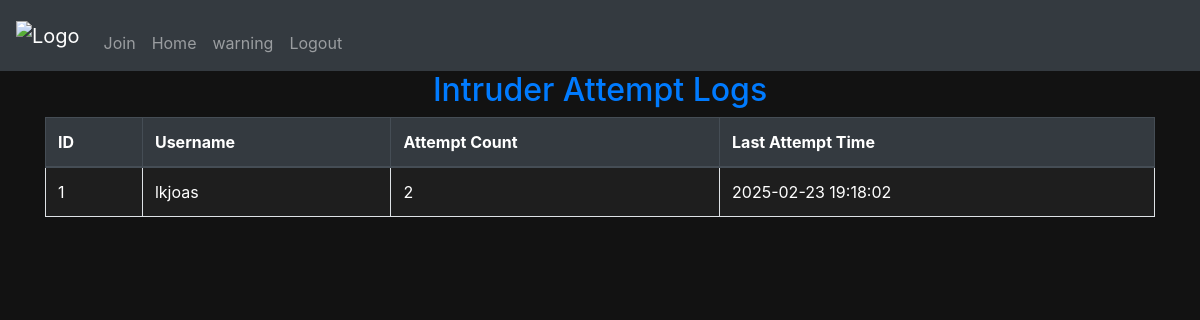
Page /warning.php on the earlier database version.
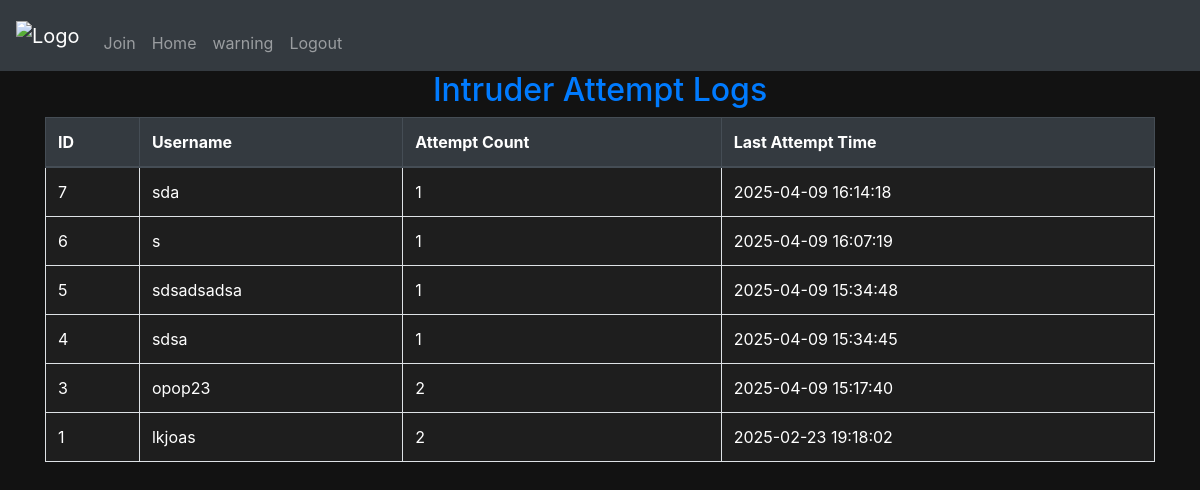
Same page on the later database version.
### tables this page shows
CREATE TABLE `intruders` (
  `id` int(11) NOT NULL,
  `username` varchar(255) NOT NULL,
  `attempt_time` timestamp NOT NULL DEFAULT current_timestamp() ON UPDATE current_timestamp(),
  `attempt_count` int(11) NOT NULL DEFAULT 1
);

### warning.php (the view, shortened to what this page needs)
<?php
require_once "config.php";
$sql = "SELECT id, username, attempt_time, attempt_count FROM intruders ORDER BY attempt_time DESC";
$stmt = $pdo->prepare($sql);
$stmt->execute();
$intruders = $stmt->fetchAll(PDO::FETCH_ASSOC);
?>
<!DOCTYPE html>
<html lang="en">
<head>
    <link rel="stylesheet" href="https://stackpath.bootstrapcdn.com/bootstrap/4.5.2/css/bootstrap.min.css">
</head>
<body>
<nav class="navbar navbar-expand-lg navbar-dark bg-dark">
        <a class="navbar-brand" href="#"><img src="logo.png" class="nav-logo" alt="Logo"></a>
        <div class="collapse navbar-collapse">
            <ul class="navbar-nav mr-auto">
                <li class="nav-item"><a class="nav-link" href="joindata.php">Join</a></li>
                <li class="nav-item"><a class="nav-link" href="dashboard.php">Home</a></li>
                <li class="nav-item"><a class="nav-link" href="warning.php">warning</a></li>
                <li class="nav-item"><a class="nav-link" href="logout.php">Logout</a></li>
            </ul>
        </div>
    </nav>
    <div class="container">
        <h2 class="text-center">Intruder Attempt Logs</h2>
        <table class="table table-bordered table-striped">
            <thead class="thead-dark">
                <tr>
                    <th>ID</th>
                    <th>Username</th>
                    <th>Attempt Count</th>
                    <th>Last Attempt Time</th>
                </tr>
            </thead>
            <tbody>
                <?php if (count($intruders) > 0): ?>
                    <?php foreach ($intruders as $intruder): ?>
                        <tr>
                            <td><?= htmlspecialchars($intruder['id']); ?></td>
                            <td><?= htmlspecialchars($intruder['username']); ?></td>
                            <td><?= htmlspecialchars($intruder['attempt_count']); ?></td>
                            <td><?= htmlspecialchars($intruder['attempt_time']); ?></td>
                        </tr>
                    <?php endforeach; ?>
                <?php else: ?>
                    <tr>
                        <td colspan="4" class="text-center">No intruder attempts found.</td>
                    </tr>
                <?php endif; ?>
            </tbody>
        </table>
    </div>
</body>
</html>

### warning.php (style rules this page uses)
body { background-color: #121212; color: #ffffff; }
.nav-logo { width: 50px; height: 50px; }
.navbar { background-color: #1c1c1c; }
.table { background-color: #1e1e1e; color: #ffffff; }
.table th { background-color: #007bff; color: #ffffff; }
.table td { background-color: #1e1e1e; }
h2, h5 { color: #007bff; }
.collapse { margin-top: 15px; }

Differences in the rows shown:
added intruders: id "7", username "sda", attempt_count "1", attempt_time "2025-04-09 16:14:18"
added intruders: id "6", username "s", attempt_count "1", attempt_time "2025-04-09 16:07:19"
added intruders: id "5", username "sdsadsadsa", attempt_count "1", attempt_time "2025-04-09 15:34:48"
added intruders: id "4", username "sdsa", attempt_count "1", attempt_time "2025-04-09 15:34:45"
added intruders: id "3", username "opop23", attempt_count "2", attempt_time "2025-04-09 15:17:40"
